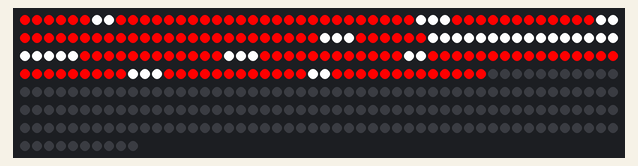
The sketch below on a simulated Arduino Uno, built with avr-gcc and run on an emulated ATmega328P. Shown: 360 RGB LEDs in strip order, left to right, continuing on the next row.

Above: at 0.1 s.

The sketch:

labitat-wall.ino
```cpp
#include <Adafruit_NeoPixel.h>
#ifdef __AVR__
  #include <avr/power.h>
#endif

#define PIN 2

// Parameter 1 = number of pixels in strip
// Parameter 2 = Arduino pin number (most are valid)
// Parameter 3 = pixel type flags, add together as needed:
//   NEO_KHZ800  800 KHz bitstream (most NeoPixel products w/WS2812 LEDs)
//   NEO_KHZ400  400 KHz (classic 'v1' (not v2) FLORA pixels, WS2811 drivers)
//   NEO_GRB     Pixels are wired for GRB bitstream (most NeoPixel products)
//   NEO_RGB     Pixels are wired for RGB bitstream (v1 FLORA pixels, not v2)
//   NEO_RGBW    Pixels are wired for RGBW bitstream (NeoPixel RGBW products)
Adafruit_NeoPixel strip = Adafruit_NeoPixel(360, PIN, NEO_GRB + NEO_KHZ800);

// IMPORTANT: To reduce NeoPixel burnout risk, add 1000 uF capacitor across
// pixel power leads, add 300 - 500 Ohm resistor on first pixel's data input
// and minimize distance between Arduino and first pixel.  Avoid connecting
// on a live circuit...if you must, connect GND first.

void setup() {
  strip.begin();
  strip.show(); // Initialize all pixels to 'off'
}

void loop() {
 int x;
 int y;
  for(x = 0; x < 42; x++){
  for(y = 0; y < 9; y++){
      set(x,y,strip.Color(255,0,0));
  }
  }
//  set(41,0,strip.Color(255,255,255));
//  set(38,1,strip.Color(255,255,255));

  for(x = 0; x < 42; x++){
      set(x,4,strip.Color(255,255,255));
  }
  for(x = 12; x < 17; x++){
  for(y = 0; y < 9; y++){
      set(x,y,strip.Color(255,255,255));
  }
  }
    strip.show(); // Initialize all pixels to 'off'
}


void set(int x,int y, uint32_t color) {
    if(y%2 == 0){
      if((x/3)%2 == 1){
       strip.setPixelColor((y*21)+(x-((x/6)*3)-3),color);
      }
    }else {
      if((x/3)%2 == 0){
        strip.setPixelColor(20+(y*21)-(x-((x/6)*3)),color);
      }
    }
}

// Input a value 0 to 255 to get a color value.
// The colours are a transition r - g - b - back to r.
uint32_t Wheel(byte WheelPos) {
  WheelPos = 255 - WheelPos;
  if(WheelPos < 85) {
    return strip.Color(255 - WheelPos * 3, 0, WheelPos * 3);
  }
  if(WheelPos < 170) {
    WheelPos -= 85;
    return strip.Color(0, WheelPos * 3, 255 - WheelPos * 3);
  }
  WheelPos -= 170;
  return strip.Color(WheelPos * 3, 255 - WheelPos * 3, 0);
}

//0,1,2,3,4,5,6,7,8,9,10,11,12,13,14,15,16,17
//0,1,2,n,n,n,3,4,5,n,n ,n ,6 ,7 ,8 ,n ,n ,n,
//
//0,1,2,3,4,5,6,7,8,9,10,11,12,13,14,15,16,17
//n,n,n,0,1,2,n,n,n,3,4 ,5 ,n ,n ,n ,6 ,7 , 8
```
